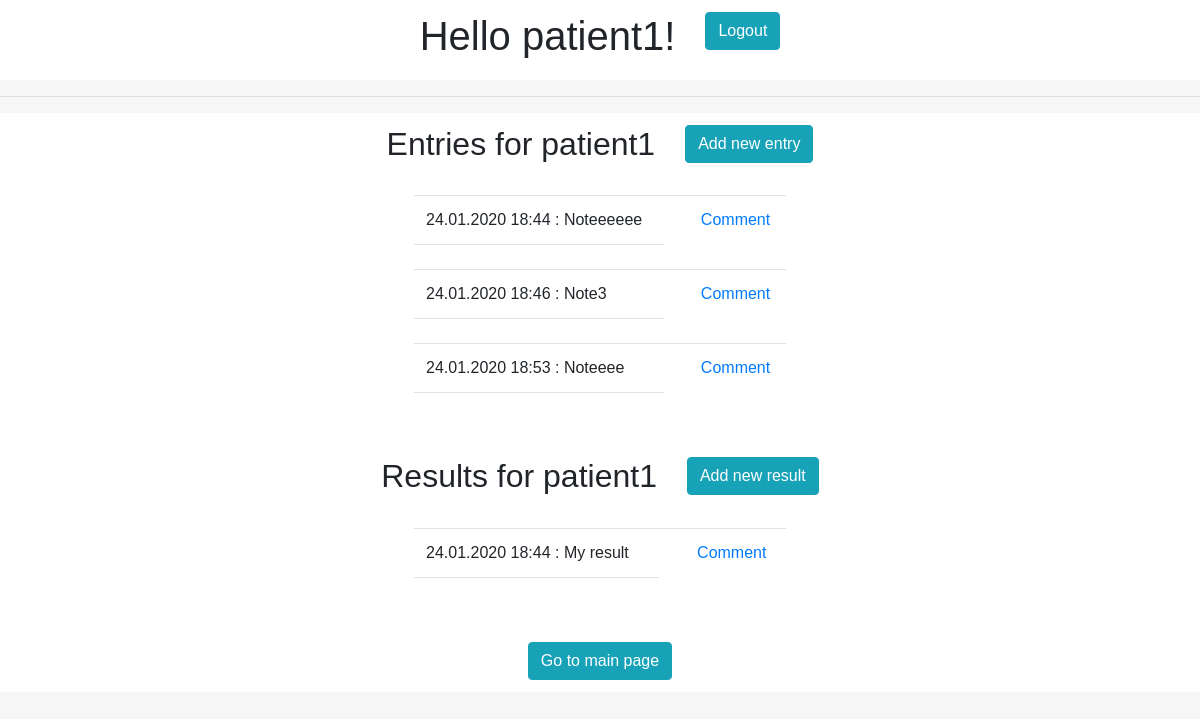
Before: /view/patient1/ (signed in) with the older database file.
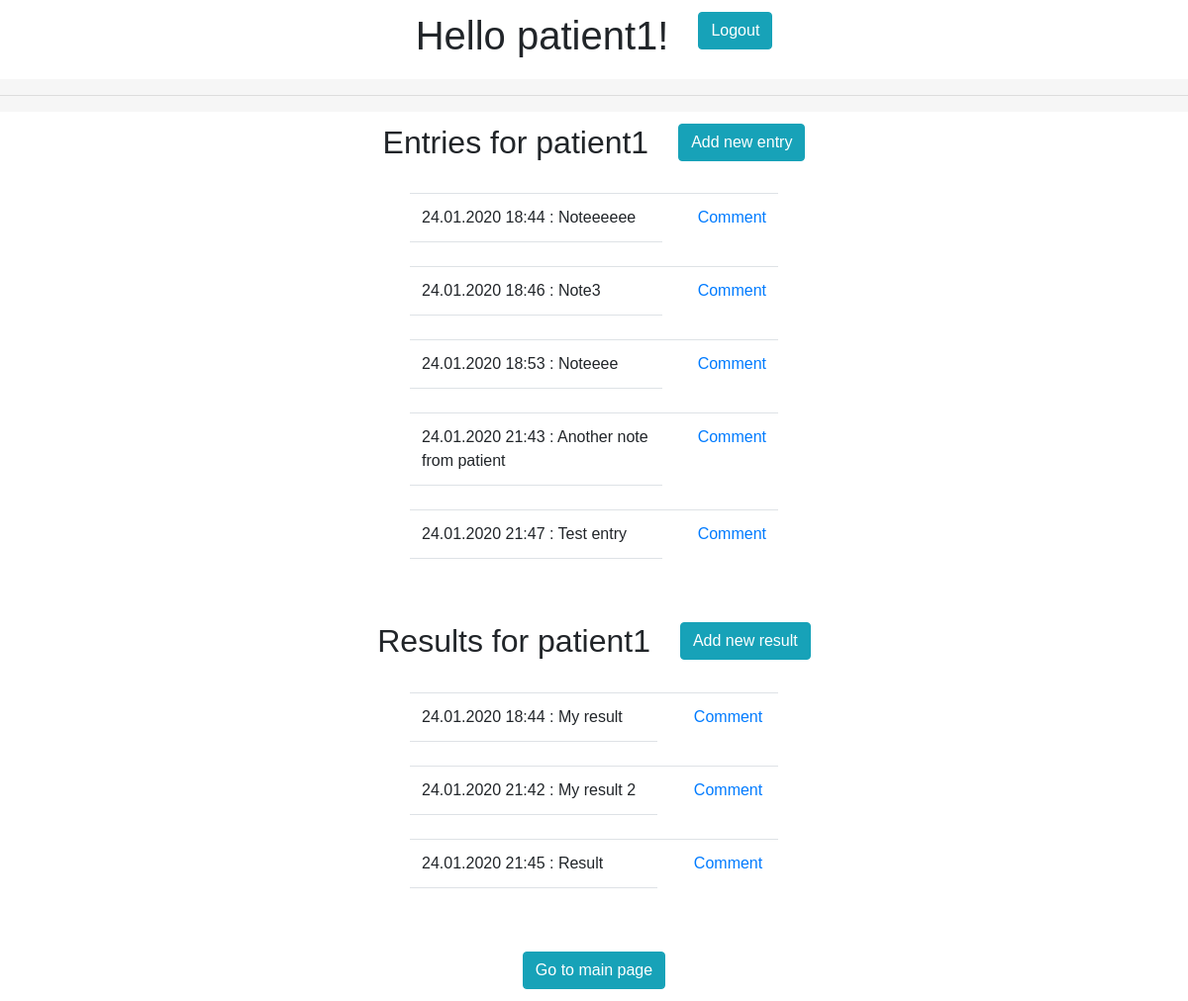
After: the same page with the newer database file.
### web_registry/models.py (models this page shows)
class Entry(models.Model):
    date = models.DateTimeField("Date", default=datetime.datetime.now)
    CHOICES = [('N', 'Note'),
               ('R', 'Results')]
    entry_type = models.TextField(max_length=1, choices=CHOICES, blank=True)
    value = models.TextField(max_length=1000, blank=True)
    upload = models.ImageField(upload_to='upload/', blank=True)
    patient = models.ForeignKey(Patient, on_delete=models.CASCADE, blank=True, null=True)
    is_acknowledged = models.BooleanField(default=False)
    def __str__(self):
        return "%s : %s" % (self.date.strftime("%d.%m.%Y %H:%M"), self.value)

### web_registry/views.py (the view)
# urls.py: url(r'^acknowledge/(?P<patient_username>[A-Za-z0-9]+)/(?P<entry_id>[A-Za-z0-9]+)/$', views.patient_view, name='patient_view'),
@login_required
def patient_view(request, patient_username, entry_id=''):
    if entry_id:
        entry = Entry.objects.get(id=entry_id)
        entry.is_acknowledged = True
        entry.save()
    context = {'patient_username': patient_username, 'patient_entries_n': [], 'patient_entries_r': []}
    for x in Entry.objects.filter(patient__profile__user__username=patient_username):
        comments = Comment.objects.filter(entry=x)
        comment_list = []
        for com in comments:
            comment_list.append({'date': com.date, 'autor': com.autor.username, 'value': com.value})
        if x.entry_type == 'N':
            context['patient_entries_n'].append({'name': x, 'is_acknowledged': str(x.is_acknowledged),
                                                 'id': x.id, 'comment_list': comment_list})
        else:
            context['patient_entries_r'].append({'name': x, 'is_acknowledged': str(x.is_acknowledged),
                                                 'id': x.id, 'comment_list': comment_list})
    return render(request, 'patient_view.html', context)

### web_registry/templates/patient_view.html (shortened to what this page needs)
{% extends 'base.html' %}
{% block content %}
<div class="row justify-content-md-center login_form">
    <div class="col col-md-auto"><h2>Entries for {{patient_username}}</h2></div>
    <div class="col col-md-auto"><a href="{% url 'new_entry' patient_username=patient_username %}" class="btn btn-info" role="button">Add new entry</a></div>
</div>
<div class="row justify-content-md-center login_form">
        <div class="col col-md-4"><table class="table">
            <tbody>
                {% for record in patient_entries_n %}
                  <tr><td data-toggle="collapse" data-target="#record_{{record.id}}">{{record.name}}</td>
                      <td>
                  </td>
                  <td><a href="{% url 'new_comment' patient_username=patient_username entry_id=record.id %}">Comment</a></td>
                  </tr>
                <tr><td></td></tr>
                {% endfor %}
            </tbody>
        </table></div>
    </div>
<div class="row justify-content-md-center login_form">
    <div class="col col-md-auto"><h2>Results for {{patient_username}}</h2></div>
    <div class="col col-md-auto"><a href="{% url 'new_entry' patient_username=patient_username %}" class="btn btn-info" role="button">Add new result</a></div>
</div>
<div class="row justify-content-md-center login_form">
        <div class="col col-md-4"><table class="table">
            <tbody>
                {% for record in patient_entries_r %}
                  <tr><td data-toggle="collapse" data-target="#result_{{record.id}}">{{record.name}}</td><td>
                  </td><td><a href="{% url 'new_comment' patient_username=patient_username entry_id=record.id %}">Comment</a></td>
                  </tr>
                <tr><td></td></tr>
                {% endfor %}
            </tbody>
        </table></div>
    </div>
<div class="row justify-content-md-center login_form">
<div class="col col-md-auto"><a href="{% url 'index' %}" class="btn btn-info" role="button">Go to main page</a></div>
</div>
{% endblock %}

Changed rows visible on the page:
added Entry: name "24.01.2020 21:43 : Another note from patient", shown under "Entries for patient1"
added Entry: name "24.01.2020 21:47 : Test entry", shown under "Entries for patient1"
added Entry: name "24.01.2020 21:42 : My result 2", shown under "Results for patient1"
added Entry: name "24.01.2020 21:45 : Result", shown under "Results for patient1"
